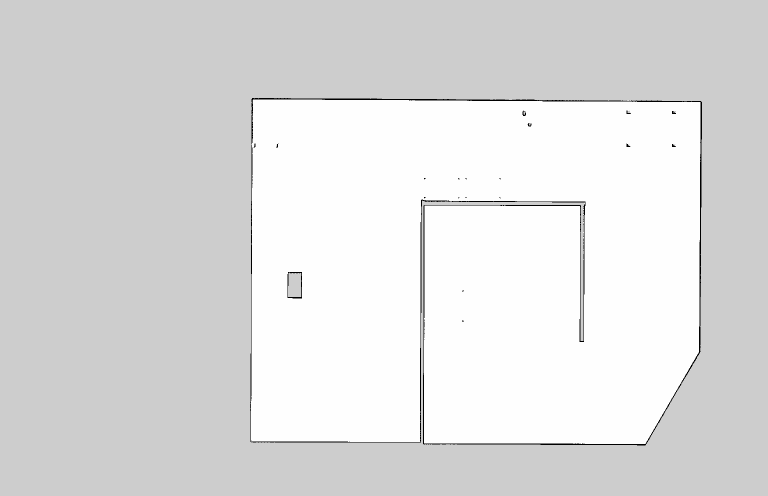
#> input picture src/jackal_workspace/map/stage_two.pgm, 1536 x 992 px, found by its file name (shown at 1/2 size)
$ jupyter execute control.ipynb
#> lines starting #> are read from the running program, lines starting #| are printed output that depends on the picture; after the words box and inside, x2 and y2 are one past the last pixel; in counts of white or black regions, pixels touching at a corner belong together
[cell 1]
from __future__ import print_function

import rospy
from geometry_msgs.msg import Twist
from rospy.timer import sleep
from geometry_msgs.msg import PoseStamped
from nav_msgs.msg import Odometry
from std_msgs.msg import Int16
from PIL import Image
import numpy as np
import cv2
from nav_msgs.msg import Path
import time
from matplotlib.patches import Rectangle
import matplotlib.pyplot as plt
from scipy.ndimage.morphology import distance_transform_edt as bwdist
from IPython.display import HTML
import matplotlib.animation as animation

[cell 2]
map_x = 1536.0 # in pixels
map_y = 992.0 # in pixels
map_org_x = -20.88
map_org_y = -10.0
map_res = 0.02 # in meters
res_remap = 0.03

im = Image.open("/home/scifiswapnil/Desktop/jackal_ws/src/jackal_workspace/map/stage_two.pgm")
#> im is the input picture: PIL image 1536x992 L; min 0, max 254, mean 222.6
map_grid = np.asarray(im)
plt.figure(figsize=(16,16))
#> (this line was passed over: IPython is not available in this run)
plt.grid()
#> (this line was passed over: IPython is not available in this run)
plt.imshow(map_grid)
#> (this line was passed over: IPython is not available in this run)
plt.xlabel('X, m')
#> (this line was passed over: IPython is not available in this run)
plt.ylabel('Y, m')
#> (this line was passed over: IPython is not available in this run)
plt.show()
map_grid = np.where(map_grid<250, map_grid,255)
map_grid = np.where(map_grid>205, map_grid, 0)
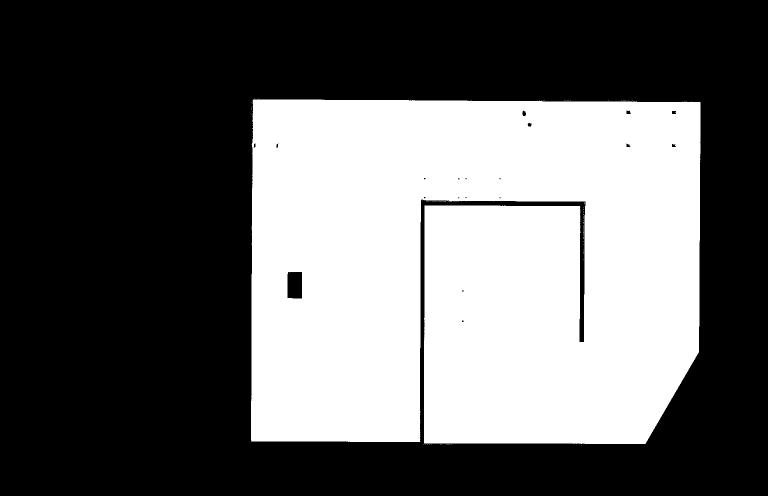
#> map_grid: shape (992, 1536) (shown at 1/2 size); 38.9% white; 133 white regions (132 under 20 px), largest, box (x1, y1, x2, y2) and area: (502, 199, 1401, 888) 591946
map_grid = np.invert(map_grid)
kernel = np.ones((int(res_remap*map_y),int(res_remap*map_x)),np.uint8)
map_grid = cv2.dilate(map_grid,kernel,iterations = 1)
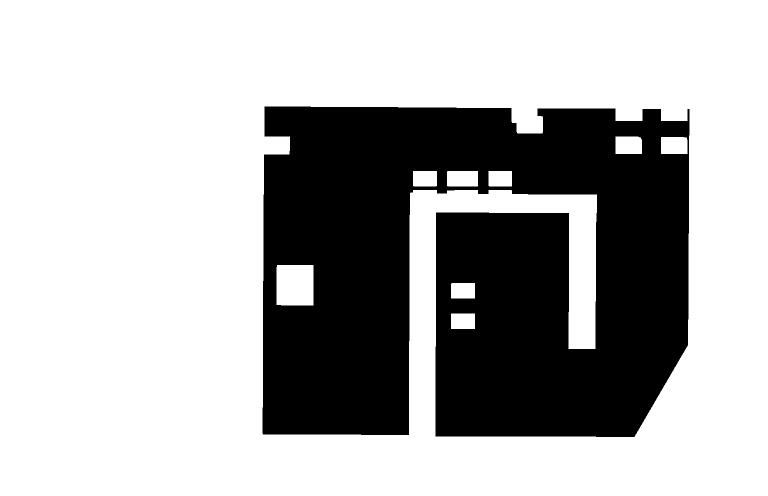
#> map_grid: shape (992, 1536) (shown at 1/2 size); 69.2% white; 1 black region, box (x1, y1, x2, y2) and area: (525, 213, 1379, 874) 469868
map_grid = np.invert(map_grid)

cv2.imshow("window_name", cv2.resize(map_grid, (500,500), interpolation = cv2.INTER_AREA))
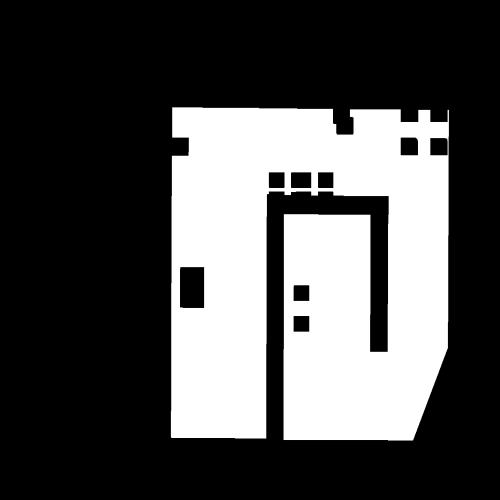
#> window 'window_name': shape (500, 500); min 0, max 255, mean 78.6
cv2.waitKey(0)
cv2.destroyAllWindows()

print(map_grid.size)
#| 1523712
print(map_x*map_y)
print("------------------------")
print("pixel space x = ",map_x)
print("pixel space y = ",map_y)
print("pixel space resolution = ",map_res,"meters per pixel")
print("pixel space origin = 0,0 (top left corner)")
print("------------------------")
print("in mtrs real world min x = ",-((map_x*map_res))/2)
print("in mtrs real world max x = ",((map_x*map_res))/2)
print("in mtrs real world min y = ",-((map_y*map_res))/2)
print("in mtrs real world max y = ",((map_y*map_res))/2)
print("------------------------")
plt.figure(figsize=(16,16))
#> (this line was passed over: IPython is not available in this run)
plt.grid()
#> (this line was passed over: IPython is not available in this run)
plt.imshow(map_grid)
plt.xlabel('X, m')
plt.ylabel('Y, m')
plt.show()
